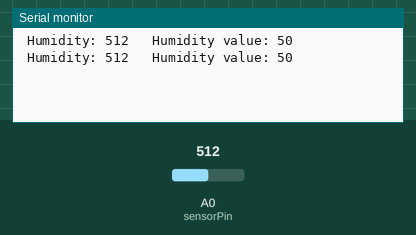
Bench run of a sketch on a simulated Arduino Uno, built with avr-gcc and run on an emulated ATmega328P. Parts: the last lines printed to the serial monitor. The test bench sets the inputs (shaded band); at power-on: A0 (sensorPin) = 512.

Above: at 1.2 s.
1.3 s: A0 (sensorPin) set to 716
At 2.4 s:
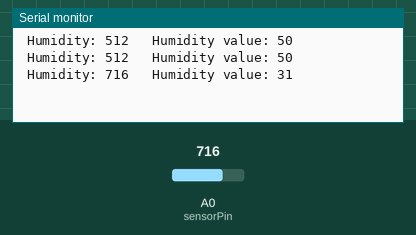
2.8 s: A0 (sensorPin) set to 900
At 3.8 s:
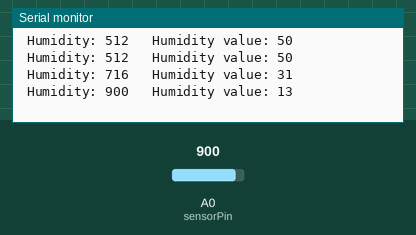
Timing chart, 0 to 5.8 s (numbered marks = the images above; inputs shaded):
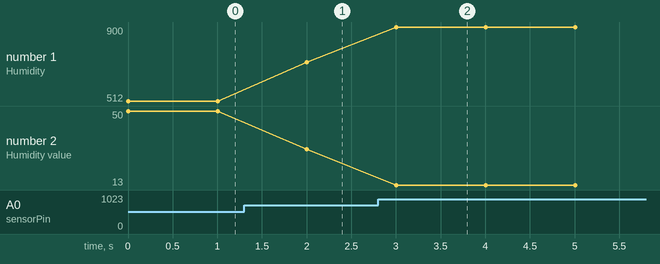

The sketch:

HumiditySensor.ino
```cpp
const int sensorPin = A0;

void setup() {
  // put your setup code here, to run once:

  Serial.begin(9600);

}

void loop() {
  // put your main code here, to run repeatedly:

  int humidity = analogRead(sensorPin);
  int humidityValue = map((analogRead(sensorPin)),0,1023,100,0);
  Serial.print ("\n Humidity: ");
  Serial.print (humidity);
  Serial.print ("\t Humidity value: ");
  Serial.print (humidityValue);


  delay(1000);

}
```

Measured:
- after the input at 1.3 s, the serial monitor: prints a new line after 0.70 s (image 1)
- after the input at 2.8 s, the serial monitor: prints a new line after 0.20 s (image 2)
- plotted number 1: 512 → 716 after the input at 1.3 s, 716 → 900 after the input at 2.8 s
- plotted number 2: 50 → 31 after the input at 1.3 s, 31 → 13 after the input at 2.8 s
